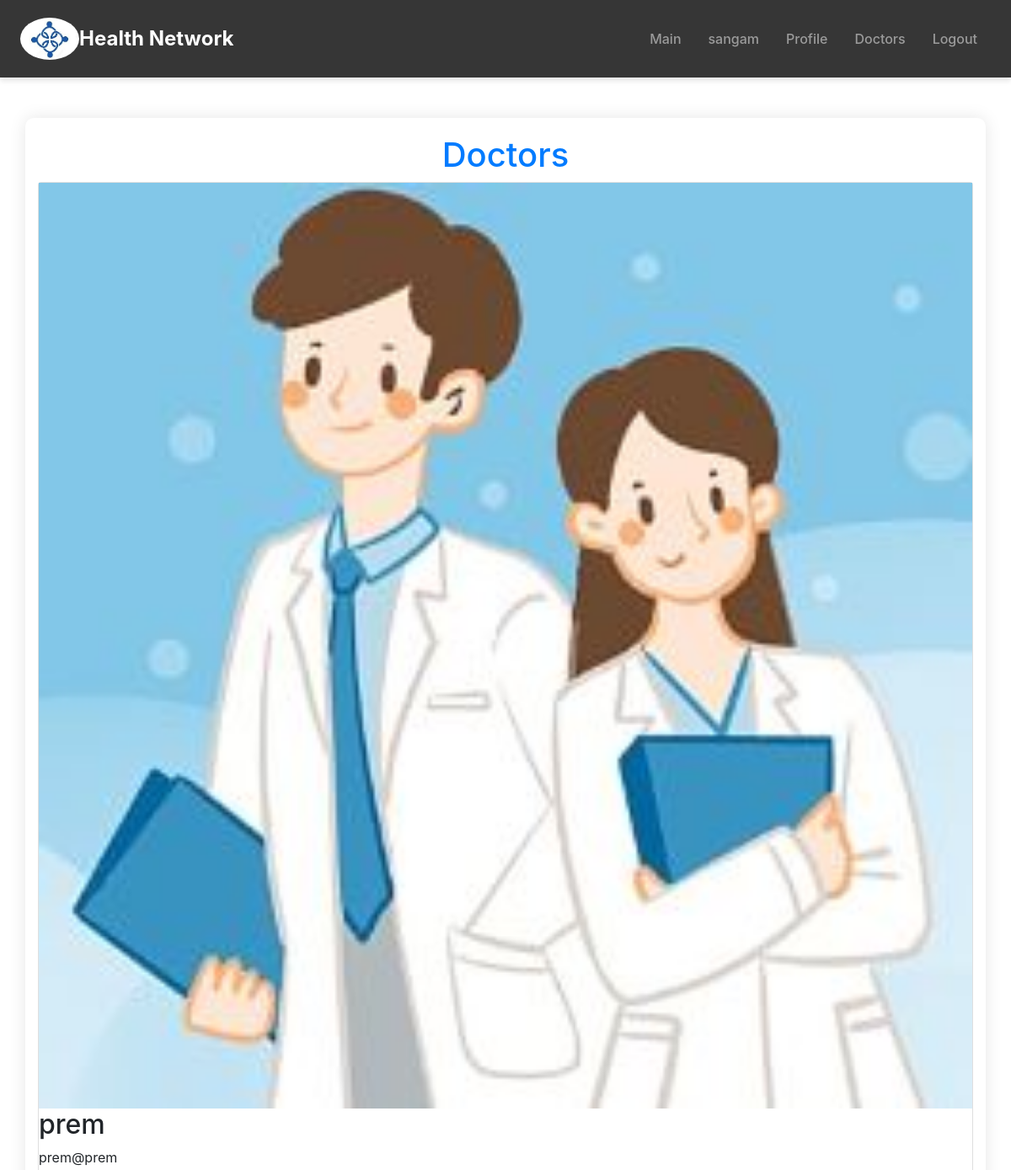
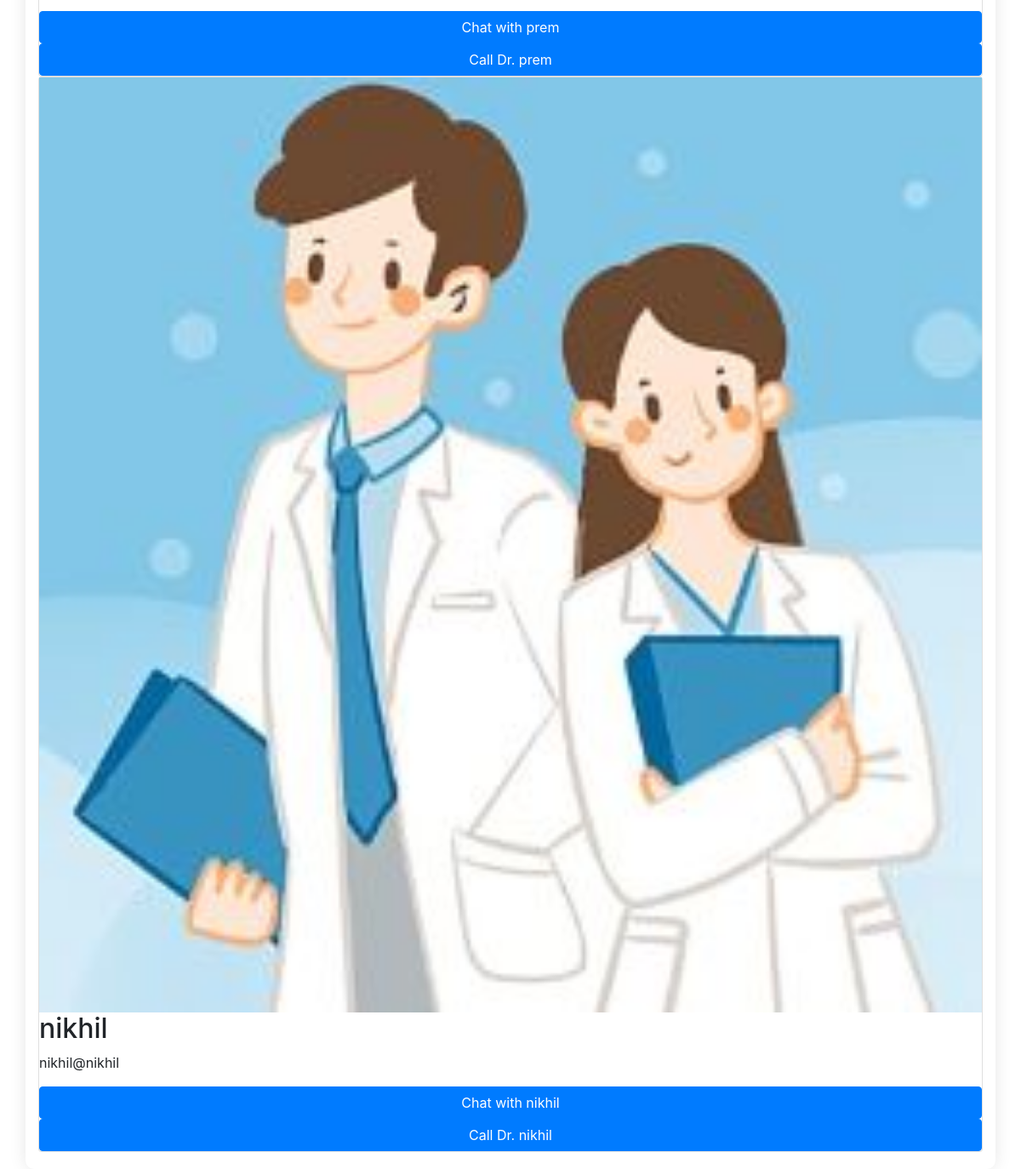
/doctors (signed in), run on the app's committed database (2 pictures, top to bottom).
### app.py (models this page shows)
class User(UserMixin, db.Model):
    id = db.Column(db.Integer, primary_key=True)
    username = db.Column(db.String(80), unique=True, nullable=False)
    email = db.Column(db.String(120), unique=True, nullable=False)
    fname = db.Column(db.String(120), nullable=False)
    lname = db.Column(db.String(120), nullable=False)
    user_type = db.Column(db.String(20), nullable=False)
    password = db.Column(db.String(120), nullable=False)

### app.py (the view)
@app.route("/doctors")
def doctors():
    doctors = User.query.filter_by(user_type='doctor').all()
    return render_template('doctors.html', doctors=doctors)

### app.py (called while the page is built)
@login_manager.user_loader
def load_user(id):
    return User.query.get(int(id))

### templates/doctors.html (shortened to what this page needs)
{% extends 'main.html' %}
{% block title %}
<link rel="stylesheet" href="/static/css/doctors.css">
{% endblock title %}
{% block body %}
<div class="container">
    {% if doctors %}
        <h1 id="Doc">Doctors</h1>
            {% for doctor in doctors %}
                <div class="card-container">
                    <div class="card">
                        <img src="{{ url_for('static', filename='doctor.jpg') }}" alt="Doctor Picture">
                        <h2>{{ doctor.username }}</h2>
                        <p>{{ doctor.email }}</p>
                        <a href="{{ url_for('private_chat', username=doctor.username) }}" class="btn btn-primary">Chat with {{ doctor.username }}</a>
                        <a href="{{ url_for('video_call', username=doctor.username) }}" class="btn btn-primary">Call Dr. {{ doctor.username }}</a>
                    </div>
                </div>
            {% endfor %}
    {% else %}
        <h1 class="text-center mb-4">Sorry, No Doctor available</h1>
    {% endif %}
</div>
{% endblock body %}

### templates/main.html (shortened to what this page needs)
<!DOCTYPE html>
<html lang="en">
<head>
    {% block title %}{% endblock title %}
    <link href="https://stackpath.bootstrapcdn.com/bootstrap/4.5.2/css/bootstrap.min.css" rel="stylesheet">
    <link rel="stylesheet" href="/static/css/styles.css">
</head>
<body>
<nav class="navbar navbar-expand-lg navbar-dark ">
    <a class="navbar-brand" href="#">
        <img src="{{ url_for('static', filename='logo.jpg') }}" alt="Logo" class="navbar-logo"> Health Network
    </a>
    <div class="collapse navbar-collapse" id="navbarNav">
        <ul class="navbar-nav ml-auto">
            <li class="nav-item">
                <a class="nav-link" href="/">Main</a>
            </li>
            {% if current_user.is_authenticated %}
                <li class="nav-item">
                    <a class="nav-link">{{current_user.username}}</a>
                </li>
                {% if current_user.user_type == "patient" %}
                    <li class="nav-item">
                        <a class="nav-link" href="/patient_detail/{{current_user.id}}">Profile</a>
                    </li>
                    <li class="nav-item">
                        <a class="nav-link" href="/doctors">Doctors</a>
                    </li>
                {% endif %}
                <li class="nav-item">
                    <a class="nav-link" href="/logout">Logout</a>
                </li>
            {% endif %}
        </ul>
    </div>
</nav>
<div class=" mt-5">
    {% block body %}{% endblock body %}
</div>
</body>
</html>

### static/css/doctors.css (style rules this page uses)
body { font-family: 'Arial', sans-serif; background-color: #f4f7f9; color: #333; }
.container { max-width: 800px; margin: 0 auto; padding: 20px; background-color: #fff; border-radius: 10px; box-shadow: 0 0 20px rgba(0, 0, 0, 0.1); }
h1 { font-size: 2.5rem; margin-bottom: 20px; text-align: center; color: #007bff; }
.btn-primary { background-color: #007bff; border-color: #007bff; padding: 8px 16px; font-size: 1rem; border-radius: 5px; transition: background-color 0.3s, border-color 0.3s; }

### static/css/styles.css (style rules this page uses)
.navbar { padding: 1rem 1.5rem; box-shadow: 0 4px 6px rgba(0, 0, 0, 0.1); background-color: #323232f9 }
.navbar-brand { font-size: 1.5rem; font-weight: bold; display: flex; align-items: center; }
.navbar-logo { height: 50px; width: 70px; vertical-align: middle; border-radius: 100% / 100%; object-fit: cover; }
.navbar-nav .nav-item .nav-link { font-size: 1rem; font-weight: 500; padding: 0.5rem 1rem; transition: background-color 0.3s, color 0.3s; }

### data on the page
User: username "sangam"
User: username "prem", email "prem@prem"
User: username "nikhil", email "nikhil@nikhil"
